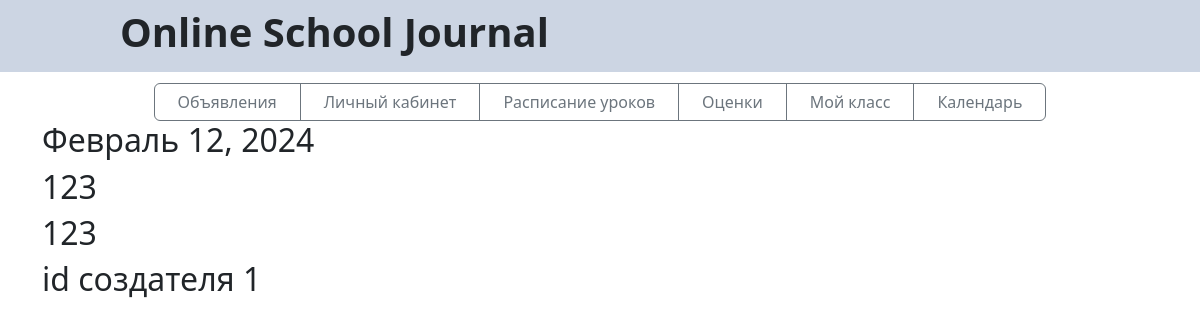
Page /calendar/events/Февраль/12 on the committed database.
### data/events_forming.py (models this page shows)
class Events(SqlAlchemyBase):
    __tablename__ = 'events'
    id = sqlalchemy.Column(sqlalchemy.Integer,
                           primary_key=True, autoincrement=True)
    owner_id = sqlalchemy.Column(sqlalchemy.Integer,
                                 sqlalchemy.ForeignKey("users.id"))
    month = sqlalchemy.Column(sqlalchemy.String, nullable=True)
    day = sqlalchemy.Column(sqlalchemy.String, nullable=True)
    year = sqlalchemy.Column(sqlalchemy.String, nullable=True)
    name = sqlalchemy.Column(sqlalchemy.String, nullable=True)
    discription = sqlalchemy.Column(sqlalchemy.String, nullable=True)
    user = orm.relationship("User")

### main.py (the view)
@app.route("/calendar/events/<month>/<day>", methods=['GET', 'POST'])
def get_event(month, day):
    db_sess = db_session.create_session()
    events = db_sess.query(Events).filter(Events.month == month, Events.day == day).first()
    print(events)
    return render_template("check.html", current_user=current_user, events=events, month=month, day=day)

### data/db_session.py (called while the page is built)
def create_session() -> Session:
    global __factory
    return __factory()

### templates/check.html (shortened to what this page needs)
{% extends "main.html" %}
{% block content %}
{% if events %}
<h2>{{events.month}} {{events.day}}, 2024</h2>
<h2>{{events.name}}</h2>
<h2>{{events.discription}}</h2>
<h2>id создателя {{events.owner_id}}</h2>
{% endif %}
{% endblock %}

### rows in the picture
Events: month "Февраль", day "12", name "123", discription "123", owner_id "1"
